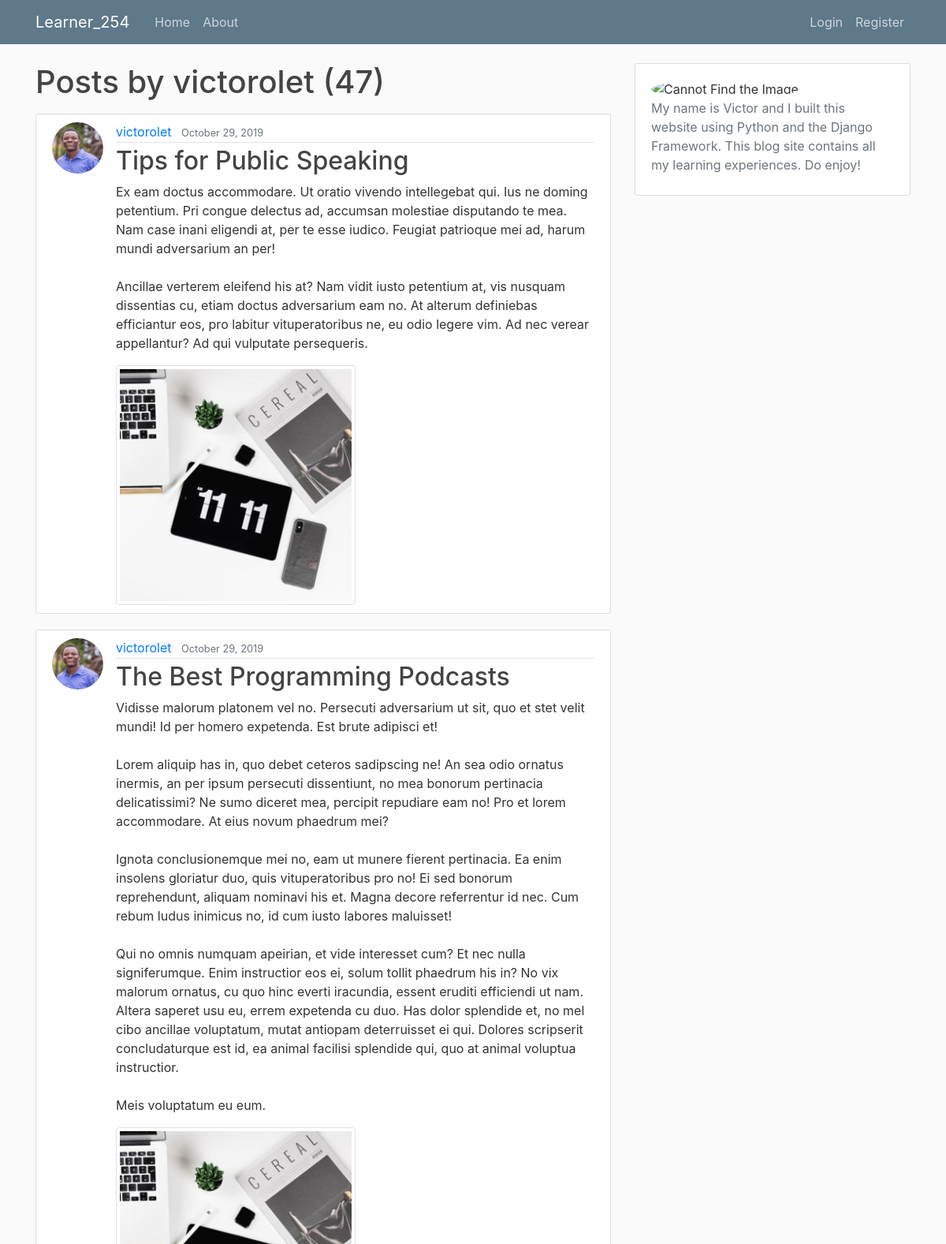
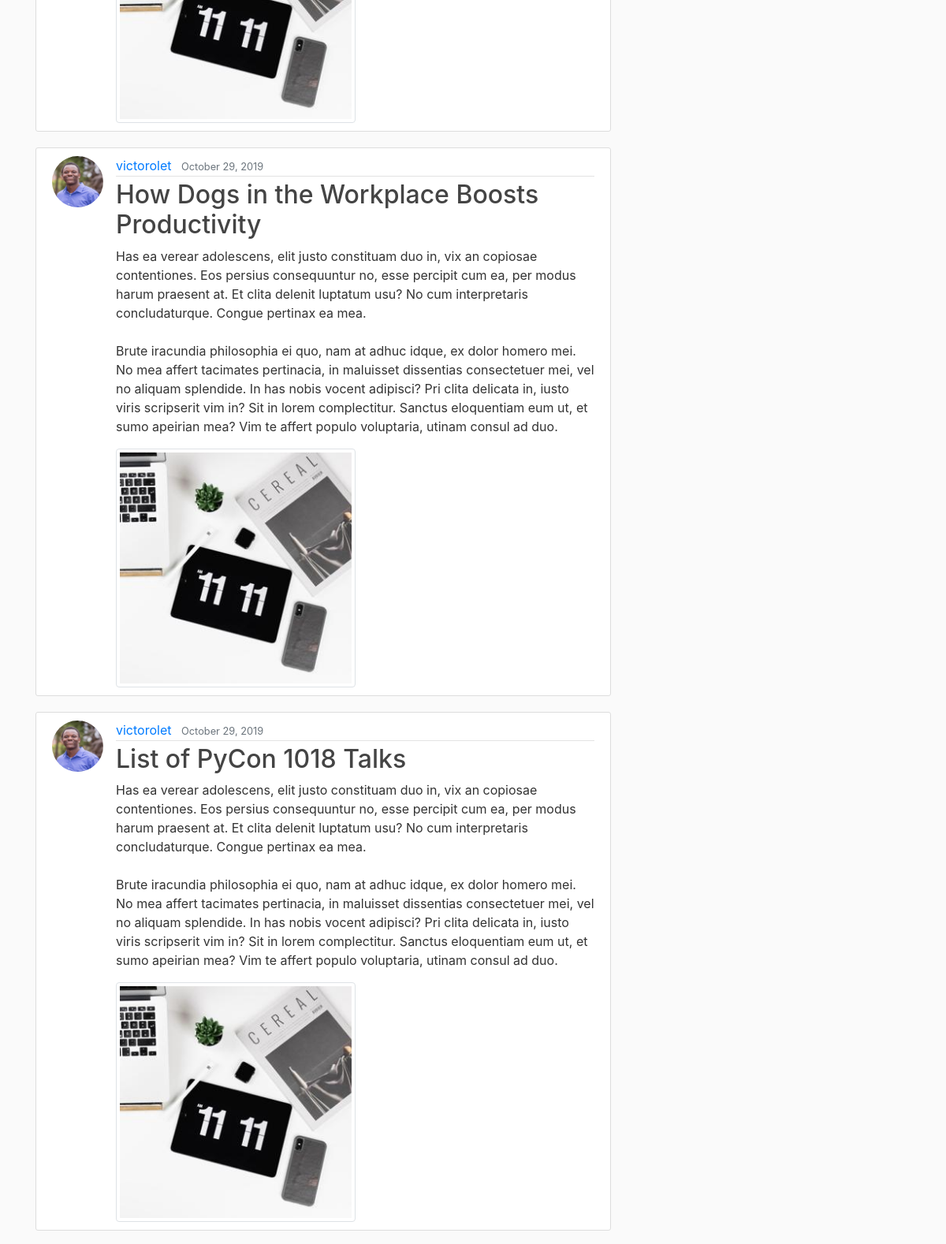
The page /user/victorolet?page=5 (upper part) on the database its author committed (2 pictures, top to bottom).
### blog/models.py (models this page shows, shortened)
class Post(models.Model):
    title = models.CharField(max_length=100)
    content = RichTextUploadingField(config_name="full")
    date_posted = models.DateTimeField(default=timezone.now)
    author = models.ForeignKey(User, on_delete=models.CASCADE)
    objects = models.Manager()
    image = models.ImageField(default="default.jpg", upload_to="post_pics")

### users/models.py (models this page shows, shortened)
class Profile(models.Model):
    user = models.OneToOneField(User, on_delete=models.CASCADE)
    image = models.ImageField(default="default.jpg", upload_to="profile_pics")

### blog/views.py (the view)
# urls.py: path("user/<str:username>", UserPostListView.as_view(), name="user-posts"),
class UserPostListView(ListView):
    model = Post
    template_name = "blog/user_posts.html"  # <app>/<model>_<viewtype>.html
    context_object_name = "posts"
    paginate_by = 5
    def get_queryset(self):
        user = get_object_or_404(User, username=self.kwargs.get("username"))
        return Post.objects.filter(author=user).order_by("-date_posted")

### blog/templates/blog/user_posts.html (shortened to what this page needs)
{% extends "blog/base.html" %}
{% block content %}
<h1 class="mb-3">Posts by {{view.kwargs.username}} ({{ page_obj.paginator.count }})</h1>
{% for post in posts %}
<article class="media content-section">
  <img class="rounded-circle article-img" src="{{post.author.profile.image.url}}" alt="">
  <div class="media-body">
    <div class="article-metadata">
      <a class="mr-2" href="{% url 'user-posts' post.author.username %}">{{ post.author }}</a>
      <small class="text-muted">{{ post.date_posted | date:"F d, Y" }}</small>
    </div>
    <h2><a class="article-title" href="{% url 'post-detail' post.id %}">{{ post.title }}</a></h2>
    <p class="article-content">{{ post.content }}</p>
    <img class="img-thumbnail" src="{{post.image.url}}" alt="" width="50%">
  </div>
</article>
{% endfor %}
{% endblock content %}

### static/blog/main.css (style rules this page uses)
body { background: #fafafa; color: #333333; margin-top: 5rem; }
h1, h2, h3, h4, h5, h6 { color: #444444; }
.content-section { background: #ffffff; padding: 10px 20px; border: 1px solid #dddddd; border-radius: 3px; margin-bottom: 20px; }
.article-title { color: #444444; }
.article-content { white-space: pre-line; }
.article-img { height: 65px; width: 65px; margin-right: 16px; }
.article-metadata { padding-bottom: 1px; margin-bottom: 4px; border-bottom: 1px solid #e3e3e3 }

### rows shown on the page
Post: author.profile.image (picture), author "victorolet", date_posted "October 29, 2019", title "Tips for Public Speaking", content "Ex eam doctus accommodare. Ut oratio vivendo intellegebat qui. Ius ne doming petentium. Pri congue delectus ad, accumsan molestiae disputando te mea. Nam case inani eligendi at, per te esse iudico. Feugiat patrioque mei ad, harum mundi adversarium an per! Ancillae verterem eleifend his at? Nam vidit iusto petentium at, vis nusquam dissentias cu, etiam doctus adversarium eam no. At alterum definiebas efficiantur eos, pro labitur vituperatoribus ne, eu odio legere vim. Ad nec verear appellantur? Ad qui vulputate persequeris.", image (placeholder picture)
Post: author.profile.image (picture), author "victorolet", date_posted "October 29, 2019", title "The Best Programming Podcasts", content "Vidisse malorum platonem vel no. Persecuti adversarium ut sit, quo et stet velit mundi! Id per homero expetenda. Est brute adipisci et! Lorem aliquip has in, quo debet ceteros sadipscing ne! An sea odio ornatus inermis, an per ipsum persecuti dissentiunt, no mea bonorum pertinacia delicatissimi? Ne sumo diceret mea, percipit repudiare eam no! Pro et lorem accommodare. At eius novum phaedrum mei? Ignota conclusionemque mei no, eam ut munere fierent pertinacia. Ea enim insolens gloriatur duo, quis vituperatoribus pro no! Ei sed bonorum reprehendunt, aliquam nominavi his et. Magna decore referrentur id nec. Cum rebum ludus inimicus no, id cum iusto labores maluisset! Qui no omnis numquam…", image (placeholder picture)
Post: author.profile.image (picture), author "victorolet", date_posted "October 29, 2019", title "How Dogs in the Workplace Boosts Productivity", content "Has ea verear adolescens, elit justo constituam duo in, vix an copiosae contentiones. Eos persius consequuntur no, esse percipit cum ea, per modus harum praesent at. Et clita delenit luptatum usu? No cum interpretaris concludaturque. Congue pertinax ea mea. Brute iracundia philosophia ei quo, nam at adhuc idque, ex dolor homero mei. No mea affert tacimates pertinacia, in maluisset dissentias consectetuer mei, vel no aliquam splendide. In has nobis vocent adipisci? Pri clita delicata in, iusto viris scripserit vim in? Sit in lorem complectitur. Sanctus eloquentiam eum ut, et sumo apeirian mea? Vim te affert populo voluptaria, utinam consul ad duo.", image (placeholder picture)
Post: author.profile.image (picture), author "victorolet", date_posted "October 29, 2019", title "List of PyCon 1018 Talks", content "Has ea verear adolescens, elit justo constituam duo in, vix an copiosae contentiones. Eos persius consequuntur no, esse percipit cum ea, per modus harum praesent at. Et clita delenit luptatum usu? No cum interpretaris concludaturque. Congue pertinax ea mea. Brute iracundia philosophia ei quo, nam at adhuc idque, ex dolor homero mei. No mea affert tacimates pertinacia, in maluisset dissentias consectetuer mei, vel no aliquam splendide. In has nobis vocent adipisci? Pri clita delicata in, iusto viris scripserit vim in? Sit in lorem complectitur. Sanctus eloquentiam eum ut, et sumo apeirian mea? Vim te affert populo voluptaria, utinam consul ad duo.", image (placeholder picture)

### other values the page prints
{{ view.kwargs.username }} "victorolet"
{{ page_obj.paginator.count }} "47"
